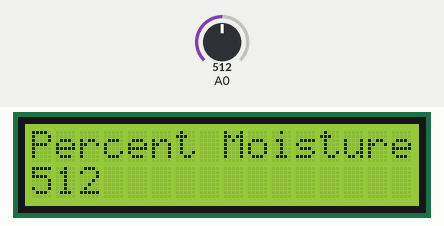
Simulated run of this sketch. Board: Arduino Uno, built with avr-gcc and run on an emulated ATmega328P. Shown: 16×2 character LCD. The test bench sets the inputs (shaded band); at power-on: A0 = 512. What the sketch prints to the serial monitor is not drawn.

Above: at 1.2 s.
1.3 s: A0 set to 716
At 2.3 s:
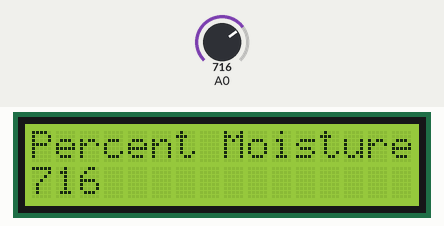
4.3 s: A0 set to 900
At 5.5 s:
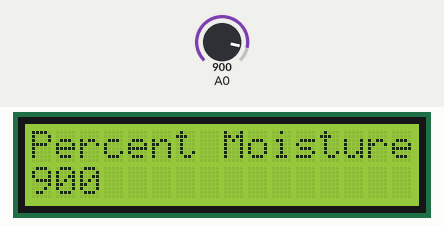
7.2 s: A0 set to 1023
At 7.9 s:
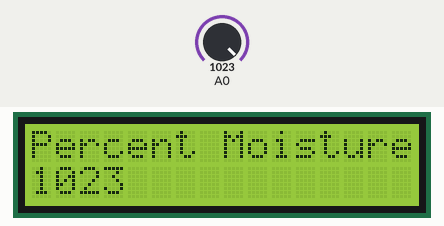
Timing chart, 0 to 10.2 s (numbered marks = the images above; inputs shaded):
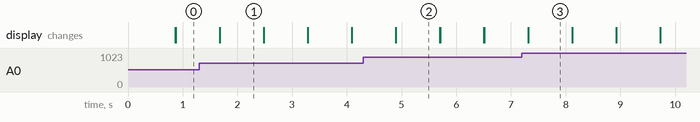

Measured:
- after the input at 1.3 s, the display: first differs from a run without the input after 0.38 s (image 1)
- after the input at 4.3 s, the display: first differs from a run without the input after 0.60 s (image 2)
- after the input at 7.2 s, the display: first differs from a run without the input after 0.12 s (image 3)
- what the display in image 1 shows lasts 0.8 s, from 1.7 s to 2.5 s

The sketch:

Moisturesensor.ino
```cpp
#include <LiquidCrystal.h>

LiquidCrystal lcd(4, 6, 10, 11, 12, 13);

void setup() {
  Serial.begin(9600);
  lcd.begin(16, 2);

}
void loop() {
int moisturelevel = analogRead (A0);
lcd.print("Percent Moisture");
lcd.setCursor(0, 2);
lcd.print(moisturelevel);
lcd.setCursor(0, 1);
delay(800);
Serial.println(analogRead(A0));
lcd.clear();
}
```
